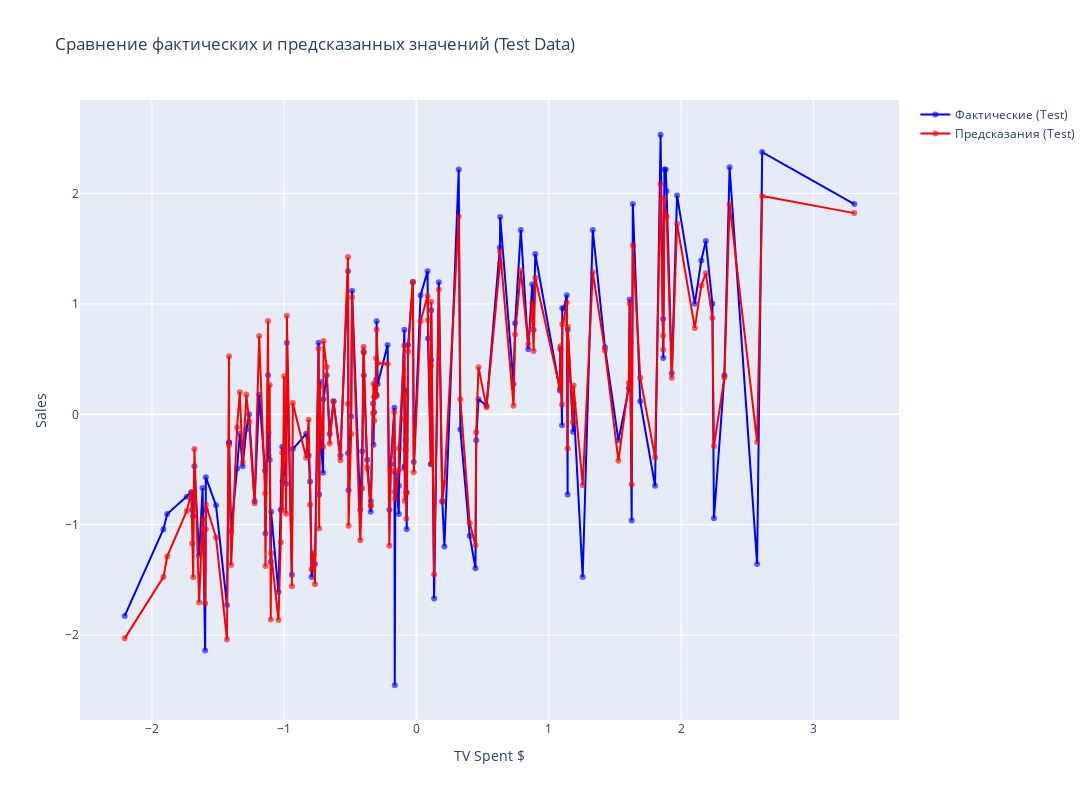

The code cell stored with this chart in its notebook:
### Code cell
# визуализируем 
fig = go.Figure()

# фактические значения
fig.add_trace(
    go.Scatter(
        x=X_sorted, y=y_train_sorted,
        mode='lines+markers',
        name='Фактические (Test)',
        marker=dict(color='blue', opacity=0.6),
    )
)

# предсказания
fig.add_trace(go.Scatter(
    x=X_sorted, y=y_train_hat_sorted,
    mode='lines+markers',
    name='Предсказания (Test)',
    marker=dict(color='red', opacity=0.6),
))

fig.update_layout(
    title='Сравнение фактических и предсказанных значений (Test Data)',
    xaxis_title='TV Spent $',
    yaxis_title='Sales',
    height=800,
    width=1100,
)

fig.show()

### Figure 1 — Plotly figure (JSON) as saved in the notebook; plotly's stock layout.template omitted (floating-point values rounded to 4 significant figures; data arrays with more than 128 entries replaced by an {"elided": "..."} marker saying what was removed)
{"data": [{"marker": {"color": "blue", "opacity": 0.6}, "mode": "lines+markers", "name": "Фактические (Test)", "type": "scatter", "x": {"elided": "160 float values"}, "y": {"elided": "160 float values"}}, {"marker": {"color": "red", "opacity": 0.6}, "mode": "lines+markers", "name": "Предсказания (Test)", "type": "scatter", "x": {"elided": "160 float values"}, "y": {"elided": "160 float values"}}], "layout": {"height": 800, "title": {"text": "Сравнение фактических и предсказанных значений (Test Data)"}, "width": 1100, "xaxis": {"title": {"text": "TV Spent $"}}, "yaxis": {"title": {"text": "Sales"}}}}
